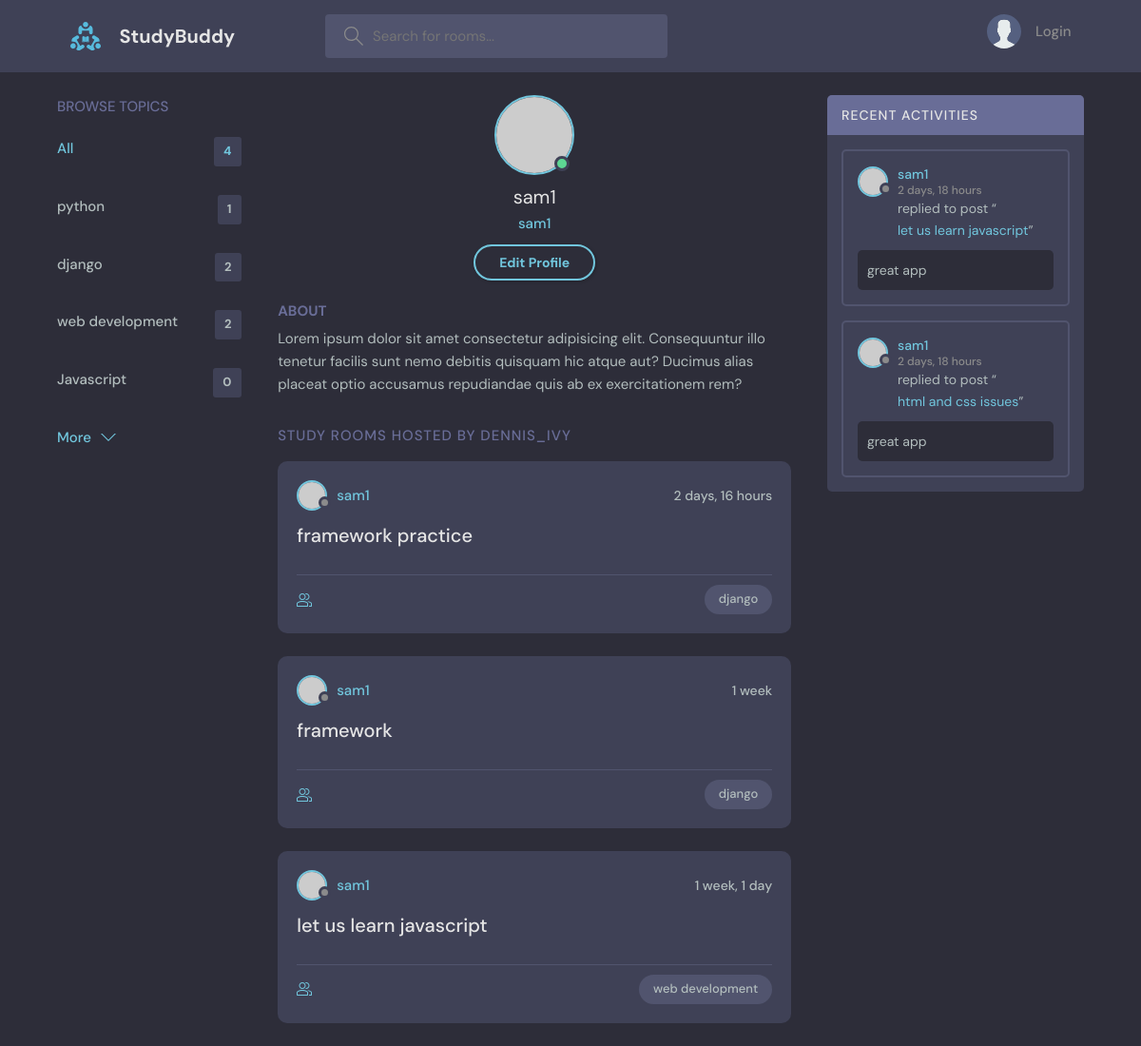
Before: /user-profile/1/ with the older database file.
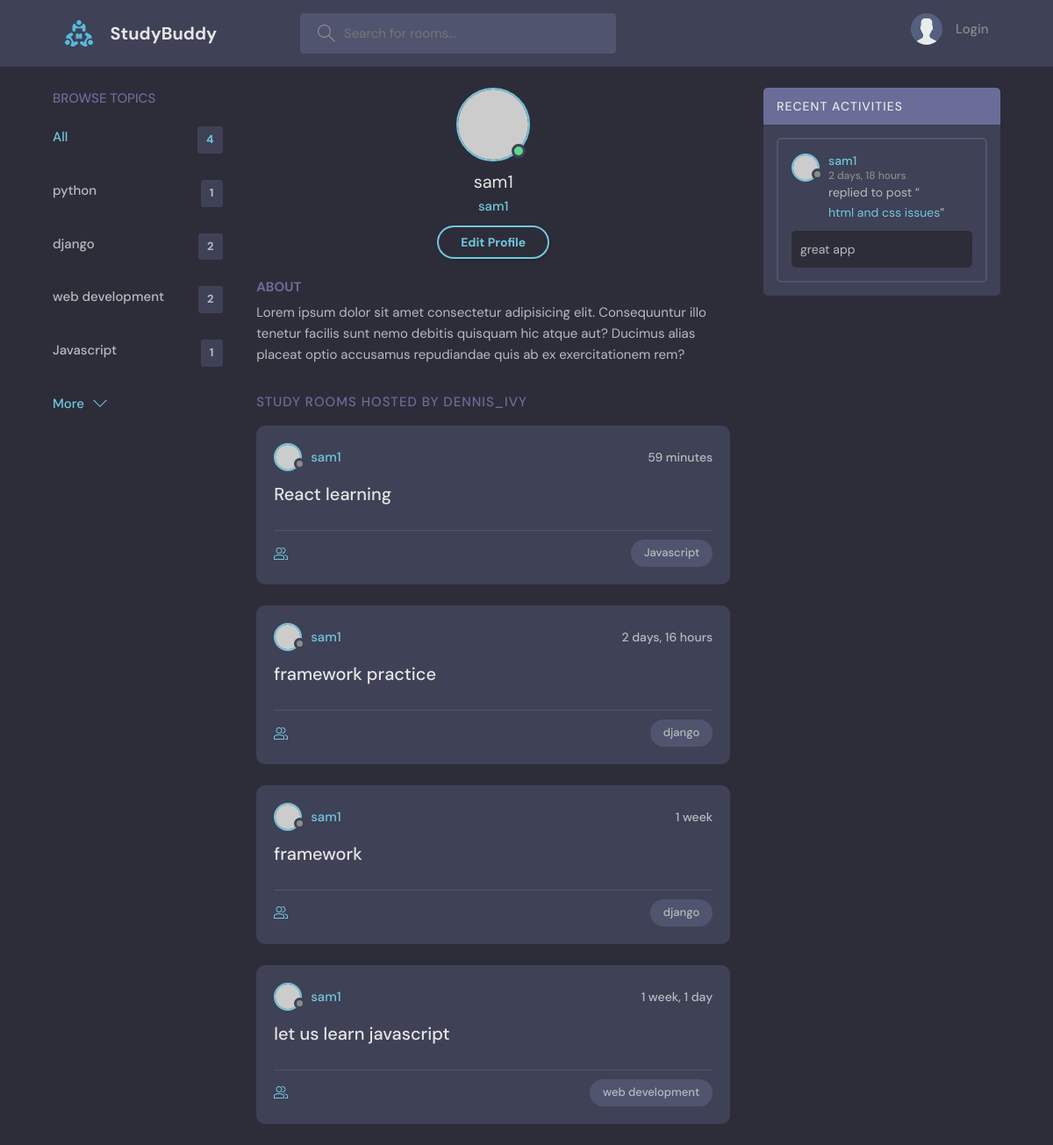
After: the same page with the newer database file.
### base/models.py (models this page shows, shortened)
class topic(models.Model):
    name=models.CharField(max_length=200)

class Room(models.Model):
    host= models.ForeignKey(User,on_delete=models.SET_NULL,null=True)
    topic=models.ForeignKey(topic,on_delete=models.SET_NULL,null=True)
    name=models.CharField(max_length=200)
    participants=models.ManyToManyField(User,related_name='participants',blank=True)
    description=models.TextField(null=True,blank=True)
    updated=models.DateTimeField(auto_now=True)
    created=models.DateTimeField(auto_now_add=True)
    class Meta:
        ordering=['-updated','-created']
    def __str__(self):
        return self.name

class Message(models.Model):
    user= models.ForeignKey(User,on_delete=models.CASCADE)
    room= models.ForeignKey(Room,on_delete=models.CASCADE)
    body= models.TextField()
    updated=models.DateTimeField(auto_now=True)
    created=models.DateTimeField(auto_now_add=True)
    class Meta:
        ordering=['-updated','-created']

### base/views.py (the view)
def userProfile(request,pk):
    user=User.objects.get(id=pk)
    rooms=user.room_set.all()
    room_messages= user.message_set.all()
    topicss=topic.objects.all()
    context={'user':user,'rooms':rooms,'room_messages':room_messages,'topicss':topicss}
    return render(request,'base/profile.html',context)

### base/templates/base/profile.html
{% extends 'main.html'%}
{% block content %}
  <main class="profile-page layout layout--3">
    <div class="container">
      {% include 'base/topics_component.html'%}
      <div class="roomList">
        <div class="profile">
          <div class="profile__avatar">
            <div class="avatar avatar--large active">
              <img src="https://randomuser.me/api/portraits/men/11.jpg" />
            </div>
          </div>
          <div class="profile__info">
            <h3>{{user.username}}</h3>
            <p>{{user.username}}</p>
            <a href="edit-user.html" class="btn btn--main btn--pill">Edit Profile</a>
          </div>
          <div class="profile__about">
            <h3>About</h3>
            <p>
              Lorem ipsum dolor sit amet consectetur adipisicing elit. Consequuntur illo tenetur
              facilis sunt nemo debitis quisquam hic atque aut? Ducimus alias placeat optio
              accusamus repudiandae quis ab ex exercitationem rem?
            </p>
          </div>
        </div>
        <div class="roomList__header">
          <div>
            <h2>Study Rooms Hosted by dennis_ivy</a>
            </h2>
          </div>
        </div>
        {% include 'base/feed.html' %}
      </div>
      {%include 'base/activity_component.html' %}
    </div>
  </main>
</body>
{% endblock content %}

### base/templates/base/topics_component.html
<div class="topics">
     <div class="topics__header">
       <h2>Browse Topics</h2>
     </div>
     <ul class="topics__list">
       <li>
         <a href="{% url 'home' %}" class="active">All <span>{{topicss.count}}</span></a>
       </li>
       {%for topic in topicss %}
       <li>
         <a href="{% url 'home' %}?q={{topic.name}}">{{topic.name}} <span>{{topic.room_set.all.count}}</span></a>
       </li>
       {%endfor%}
     </ul>
     <a class="btn btn--link" href="topics.html">
       More
       <svg version="1.1" xmlns="http://www.w3.org/2000/svg" width="32" height="32" viewBox="0 0 32 32">
         <title>chevron-down</title>
         <path d="M16 21l-13-13h-3l16 16 16-16h-3l-13 13z"></path>
       </svg>
     </a>
   </div>

### base/templates/base/feed.html (shortened to what this page needs)
{% for room in rooms %}
<div class="roomListRoom">
    <div class="roomListRoom__header">
      <a href="{% url 'userProfile' room.host.id %}" class="roomListRoom__author">
        <div class="avatar avatar--small">
          <img src="https://randomuser.me/api/portraits/women/11.jpg" />
        </div>
        <span>{{room.host.username}}</span>
      </a>
      <div class="roomListRoom__actions">
        <span>{{room.created|timesince}}</span>
      </div>
    </div>
    <div class="roomListRoom__content">
      <a href="{%url 'room' room.id %}">{{room.name}}</a>
    </div>
    <div class="roomListRoom__meta">
      <a href="{%url 'room' room.id %}" class="roomListRoom__joined">
      </a>
      <p class="roomListRoom__topic">{{room.topic.name}}</p>
    </div>
  </div>
  {% endfor %}

### base/templates/base/activity_component.html (shortened to what this page needs)
<div class="activities">
    <div class="activities__header">
      <h2>Recent Activities</h2>
    </div>
    {% for message in room_messages%}
    <div class="activities__box">
      <div class="activities__boxHeader roomListRoom__header">
        <a href="{% url 'userProfile' message.user.id %}" class="roomListRoom__author">
          <div class="avatar avatar--small">
            <img src="https://randomuser.me/api/portraits/women/11.jpg" />
          </div>
          <p>
            {{message.user}}
            <span>{{message.created|timesince}}</span>
          </p>
        </a>
      </div>
      <div class="activities__boxContent">
        <p>replied to post “<a href="{%url 'room' message.room.id %}">{{message.room}}</a>”</p>
        <div class="activities__boxRoomContent">
            {{message.body}}
        </div>
      </div>
    </div>
    {% endfor %}
  </div>

Changed rows visible on the page:
removed Message: user "sam1", created "2 days, 18 hours", room "let us learn javascript", body "great app"
computed for topic "Javascript": room_set.all.count "0" → "1"
added Room: host.username "sam1", created "59 minutes", name "React learning", topic.name "Javascript"
